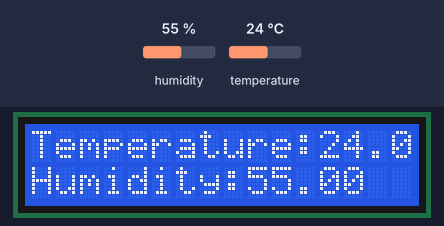
Recording of a sketch running on a simulated Arduino Uno, built with avr-gcc and run on an emulated ATmega328P. Parts: 16×2 character LCD. The test bench sets the inputs (shaded band); at power-on: humidity 55 %, temperature 24 °C. What the sketch prints to the serial monitor is not drawn.

Above: at 1.2 s.
1.3 s: humidity set to 22 %
At 3.0 s:
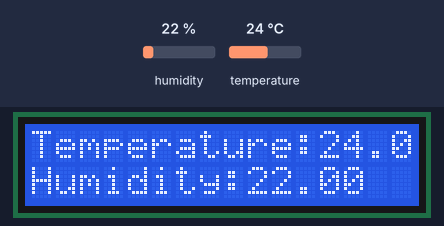
3.6 s: temperature set to 12 °C
At 5.4 s:
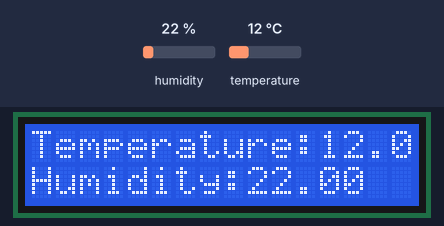
5.7 s: humidity set to 40 %
At 6.7 s:
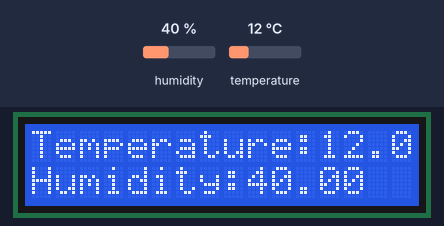
7.7 s: temperature set to 19 °C
At 9.2 s:
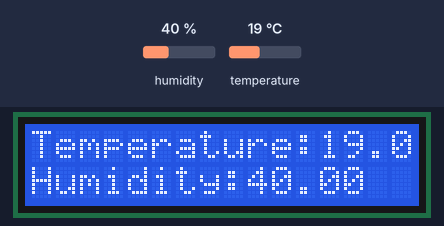
Timing chart, 0 to 10.7 s (numbered marks = the images above; inputs shaded):
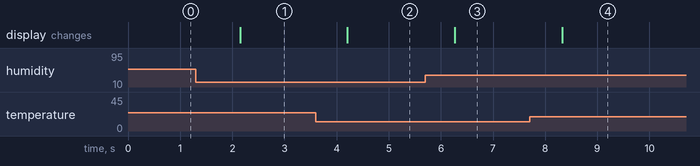

Measured:
- after the input at 1.3 s, the display: changes after 0.85 s (image 1)
- after the input at 3.6 s, the display: changes after 0.61 s (image 2)
- after the input at 5.7 s, the display: changes after 0.57 s (image 3)
- after the input at 7.7 s, the display: changes after 0.63 s (image 4)

The sketch:

dhtSenor.ino
```cpp
#include <dht.h>
#include <LiquidCrystal.h>

  //this sets the pins of the lcd
LiquidCrystal lcd(12, 11, 5, 4, 3, 2);

dht DHT;
#define DHT11_PIN 7

void setup() {
  // put your setup code here, to run once:
  Serial.begin(9600);
  //analogWrite(6,Contrast);
  lcd.begin(16,2);
}

void loop() {
  // put your main code here, to run repeatedly:
  int chk = DHT.read11(DHT11_PIN);

    //sensor cheeks for temperature
  Serial.print("Temperature = ");
  Serial.print(DHT.temperature);

    //prints the temperature from sensor to lcd
  lcd.setCursor(0,0);
  lcd.print("Temperature:");
  lcd.print(DHT.temperature);

    //sensor checks from humidity
  Serial.print("Humidity = ");
  Serial.print(DHT.humidity);

    //prints the humidity from sensor to lcd
  lcd.setCursor(0,1);
  lcd.print("Humidity:");
  lcd.print(DHT.humidity);

  delay(1000);
}
```
